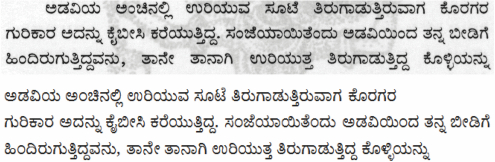
#> input picture tallip1904-60-f07.jpg, 495 x 162 px
$ python test.py
#> lines starting #> are read from the running program, lines starting #| are printed output that depends on the picture
#> the answer given: tallip1904-60-f07.jpg
from PIL import Image
import pytesseract
import cv2
import numpy as np

# (for Windows users only)
pytesseract.pytesseract.tesseract_cmd = r'C:\Program Files\Tesseract-OCR\tesseract.exe'


def extract_text_from_image(image_path):
    # Load the image using OpenCV
#> called with image_path = 'tallip1904-60-f07.jpg'
    img = cv2.imread(image_path)
#> img is the input picture: shape (162, 495, 3); mean B, G, R 217.3, 217.6, 217.8

    # Convert to grayscale (helps improve OCR accuracy)
    gray = cv2.cvtColor(img, cv2.COLOR_BGR2GRAY)
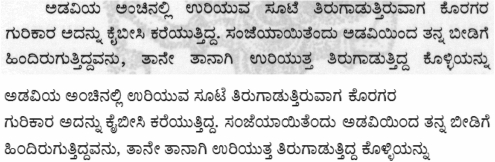
#> gray: shape (162, 495); min 34, max 255, mean 217.6

    # adaptive thresholding: to make image stand out more
    binary_image = cv2.adaptiveThreshold(
        gray, 255, cv2.ADAPTIVE_THRESH_GAUSSIAN_C, cv2.THRESH_BINARY, 11, 2)
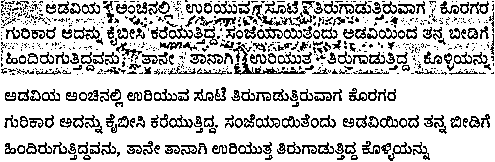
#> binary_image: shape (162, 495); 78.4% white; black in thin lines or dots
    # denoising image
    denoised_image = cv2.medianBlur(binary_image, 3)
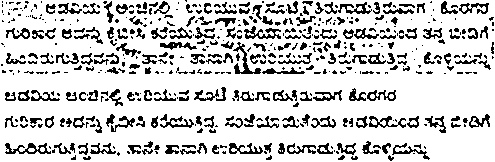
#> denoised_image: shape (162, 495); 81.3% white; black in thin lines or dots

    # Resize image to improve OCR accuracy (especially for small fonts)
    scale_percent = 150  # scaling by 150% for example
    width = int(denoised_image.shape[1] * scale_percent / 100)
#> width = 742
    height = int(denoised_image.shape[0] * scale_percent / 100)
#> height = 243
    resized_image = cv2.resize(
        denoised_image, (width, height), interpolation=cv2.INTER_LINEAR)
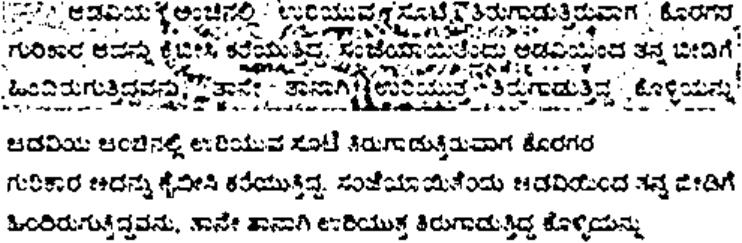
#> resized_image: shape (243, 742); min 0, max 255, mean 207.3

    # Convert processed image to PIL format for pytesseract
    pil_image = Image.fromarray(resized_image)

    # Perform OCR on the preprocessed image
#> (the run stopped early here; a loop or call above may not have finished)
